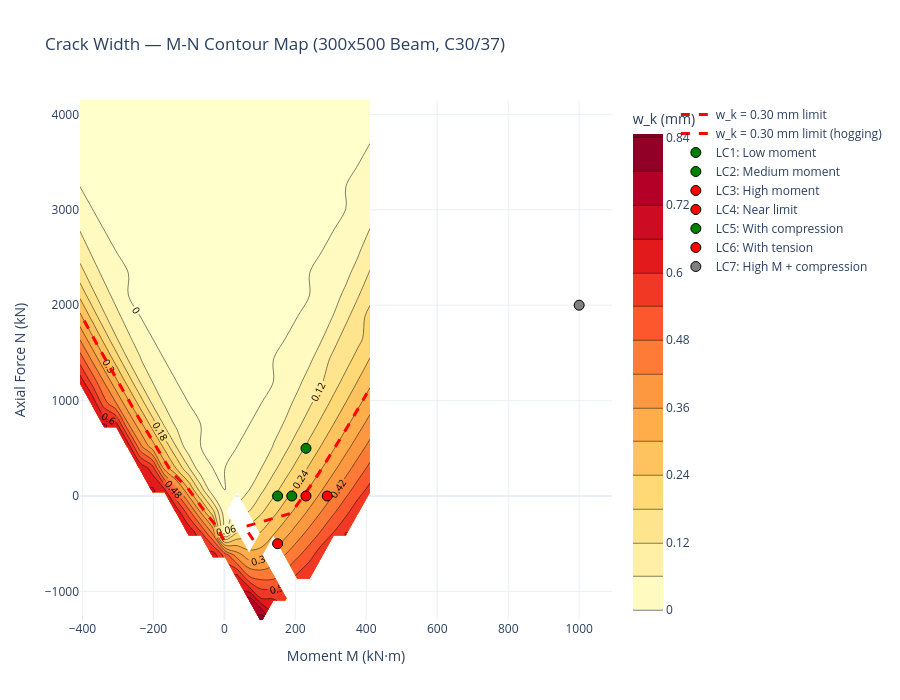

This figure's notebook cell:
### Markdown cell above
## 4. Plot 2 — 2D Contour Map (`plot_contours`)

A filled contour of crack width across the M-N domain. The dashed red line is the
`w_k = w_k,lim` boundary curve — computed via root-finding for each N slice. Load cases
on the safe side (lower crack widths) are green, those beyond the boundary are red.

Both M and N axes span the ULS M-N diagram bounds. `force_cracked=True` (default)
means crack widths are computed even below the cracking moment.

### Code cell
# Option A: via the CrackingCheck convenience wrapper
with warnings.catch_warnings():
    warnings.simplefilter("ignore")
    fig_contour = check.plot_crack_width_contours(
        load_cases=load_cases,
        n_grid=25,
        title="Crack Width \u2014 M-N Contour Map (300x500 Beam, C30/37)",
        show=False,
    )
fig_contour.show()

### Figure 1 — Plotly figure (JSON) as saved in the notebook; plotly's stock layout.template omitted (floating-point values rounded to 4 significant figures; data arrays with more than 128 entries replaced by an {"elided": "..."} marker saying what was removed)
{"data": [{"colorbar": {"title": {"text": "w_k (mm)"}}, "colorscale": [[0, "rgb(255,255,204)"], [0.125, "rgb(255,237,160)"], [0.25, "rgb(254,217,118)"], [0.375, "rgb(254,178,76)"], [0.5, "rgb(253,141,60)"], [0.625, "rgb(252,78,42)"], [0.75, "rgb(227,26,28)"], [0.875, "rgb(189,0,38)"], [1, "rgb(128,0,38)"]], "contours": {"end": 0.8462, "labelfont": {"size": 10}, "showlabels": true, "size": 0.06, "start": 0}, "hovertemplate": "M: %{x:.1f} kN·m<br>N: %{y:.1f} kN<br>w_k: %{z:.3f} mm<extra></extra>", "name": "Crack width", "type": "contour", "x": [-407.0, -372.9, -338.9, -304.8, -270.7, -236.7, -202.6, -168.6, -134.5, -100.4, -66.37, -32.31, 1.754, 35.82, 69.88, 103.9, 138.0, 172.1, 206.1, 240.2, 274.3, 308.3, 342.4, 376.4, 410.5], "y": [-1300.0, -1073.0, -845.4, -618.3, -391.2, -164.1, 63.04, 290.2, 517.3, 744.4, 971.5, 1199.0, 1426.0, 1653.0, 1880.0, 2107.0, 2334.0, 2561.0, 2788.0, 3016.0, 3243.0, 3470.0, 3697.0, 3924.0, 4151.0], "z": {"elided": "25x25 float values"}, "zmax": 0.8462, "zmin": 0}, {"hovertemplate": "w_k = 0.30 mm boundary<br>M: %{x:.1f} kN·m<br>N: %{y:.1f} kN<extra></extra>", "line": {"color": "red", "dash": "dash", "width": 3}, "mode": "lines", "name": "w_k = 0.30 mm limit", "type": "scatter", "x": [81.36, 56.98, 187.8, 215.3, 241.3, 266.1, 290.0, 313.5, 336.1, 358.4, 380.1, 401.7], "y": [-461.1, -321.3, -181.5, -41.78, 97.98, 237.7, 377.5, 517.3, 657.0, 796.8, 936.6, 1076.0]}, {"hovertemplate": "w_k = 0.30 mm boundary<br>M: %{x:.1f} kN·m<br>N: %{y:.1f} kN<extra></extra>", "line": {"color": "red", "dash": "dash", "width": 3}, "mode": "lines", "name": "w_k = 0.30 mm limit (hogging)", "type": "scatter", "x": [-1.638, -21.32, -51.62, -79.49, -106.2, -147.0, -170.1, -193.0, -215.6, -237.7, -259.6, -281.4, -302.7, -324.0, -344.7, -365.6, -386.1, -406.4], "y": [-461.1, -321.3, -181.5, -41.78, 97.98, 237.7, 377.5, 517.3, 657.0, 796.8, 936.6, 1076.0, 1216.0, 1356.0, 1496.0, 1635.0, 1775.0, 1915.0]}, {"hovertemplate": "<b>LC1: Low moment</b><br>My_Ed: 150.0 kN·m<br>N_Ed: 0.0 kN<br>w_k: 0.193 mm<br>Limit: 0.30 mm<br>Status: PASS<extra></extra>", "marker": {"color": "green", "line": {"color": "black", "width": 1}, "size": 10}, "mode": "markers", "name": "LC1: Low moment", "type": "scatter", "x": [150], "y": [0]}, {"hovertemplate": "<b>LC2: Medium moment</b><br>My_Ed: 190.0 kN·m<br>N_Ed: 0.0 kN<br>w_k: 0.251 mm<br>Limit: 0.30 mm<br>Status: PASS<extra></extra>", "marker": {"color": "green", "line": {"color": "black", "width": 1}, "size": 10}, "mode": "markers", "name": "LC2: Medium moment", "type": "scatter", "x": [190], "y": [0]}, {"hovertemplate": "<b>LC3: High moment</b><br>My_Ed: 290.0 kN·m<br>N_Ed: 0.0 kN<br>w_k: 0.397 mm<br>Limit: 0.30 mm<br>Status: FAIL<extra></extra>", "marker": {"color": "red", "line": {"color": "black", "width": 1}, "size": 10}, "mode": "markers", "name": "LC3: High moment", "type": "scatter", "x": [290], "y": [0]}, {"hovertemplate": "<b>LC4: Near limit</b><br>My_Ed: 230.0 kN·m<br>N_Ed: 0.0 kN<br>w_k: 0.310 mm<br>Limit: 0.30 mm<br>Status: FAIL<extra></extra>", "marker": {"color": "red", "line": {"color": "black", "width": 1}, "size": 10}, "mode": "markers", "name": "LC4: Near limit", "type": "scatter", "x": [230], "y": [0]}, {"hovertemplate": "<b>LC5: With compression</b><br>My_Ed: 230.0 kN·m<br>N_Ed: 500.0 kN<br>w_k: 0.188 mm<br>Limit: 0.30 mm<br>Status: PASS<extra></extra>", "marker": {"color": "green", "line": {"color": "black", "width": 1}, "size": 10}, "mode": "markers", "name": "LC5: With compression", "type": "scatter", "x": [230], "y": [500]}, {"hovertemplate": "<b>LC6: With tension</b><br>My_Ed: 150.0 kN·m<br>N_Ed: -500.0 kN<br>w_k: 0.349 mm<br>Limit: 0.30 mm<br>Status: FAIL<extra></extra>", "marker": {"color": "red", "line": {"color": "black", "width": 1}, "size": 10}, "mode": "markers", "name": "LC6: With tension", "type": "scatter", "x": [150], "y": [-500]}, {"hovertemplate": "<b>LC7: High M + compression</b><br>My_Ed: 1000.0 kN·m<br>N_Ed: 2000.0 kN<br>w_k: N/A mm<br>Limit: 0.30 mm<br>Status: UNSOLVED<br>Solver: Inverse solver could not match M=1000.00 kN.m, N=2000.00 kN within tolerance. Best residuals: dN=28.274 kN, dM=-185.115 kN.m. Target may be outside section capacity envelope. Use strict=False to return the nearest feasible strain state.<extra></extra>", "marker": {"color": "gray", "line": {"color": "black", "width": 1}, "size": 10}, "mode": "markers", "name": "LC7: High M + compression", "type": "scatter", "x": [1000], "y": [2000]}], "layout": {"height": 700, "legend": {"x": 1.12, "xanchor": "left", "y": 1}, "margin": {"r": 160}, "title": {"text": "Crack Width — M-N Contour Map (300x500 Beam, C30/37)"}, "width": 900, "xaxis": {"title": {"text": "Moment M (kN·m)"}}, "yaxis": {"title": {"text": "Axial Force N (kN)"}}}}
